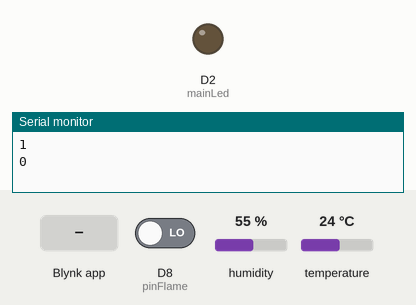
This sketch was run on a simulated ESP8266 (Wemos D1 mini). Parts: output pins drawn as LEDs (lit = HIGH), the last lines printed to the serial monitor. The test bench sets the inputs (shaded band); at power-on: D8 (pinFlame) LOW, humidity 55 %, temperature 24 °C. WiFi joins after 1.5 s; servers stay silent unless stated.

Above: at 3.2 s.
3.3 s: Blynk app writes 1 to V0
At 4.1 s:
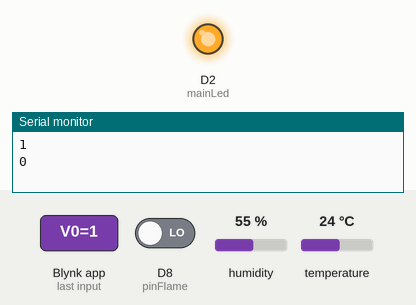
4.8 s: Blynk app writes 0 to V0
At 5.3 s:
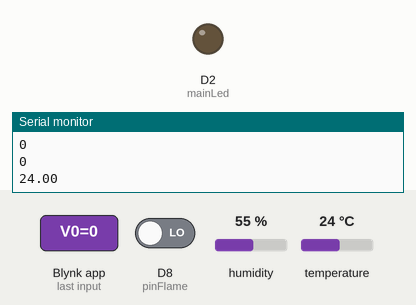
Timing chart, 0 to 7.8 s (numbered marks = the images above; inputs shaded):
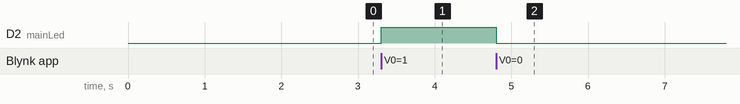

The sketch:

completeDhtFlameLedBlynkTwoWay.ino
```cpp
#define BLYNK_TEMPLATE_ID "TMPL3v5NANQqA"
#define BLYNK_TEMPLATE_NAME "PROJECT"
#define BLYNK_FIRMWARE_VERSION        "0.1.0"
#define BLYNK_PRINT Serial
#define APP_DEBUG

#include "BlynkEdgent.h"

#include <DHT.h>
#include <DHT_U.h>

#define TYPE DHT11
#define pinDht D6
DHT sensorDht(pinDht, TYPE);

#define mainLed D2
#define pinFlame D8

BlynkTimer timer;

double tmp, humid;
int flame = -1;
int dhtId, flameId;  //for timer Ids...

void setup()
{
  Serial.begin(115200);
  delay(100);

  pinMode(pinFlame, INPUT);
  pinMode(mainLed, OUTPUT);

  sensorDht.begin();
  Serial.println(sensorDht.read());
  delay(100);

  dhtId = timer.setInterval(5000L, readDht);
  flameId = timer.setInterval(2000L, readFlame);
  BlynkEdgent.begin();
}

void readDht()
{
  if(isnan(tmp) || isnan(humid))
  {
    Blynk.virtualWrite(V1, 0);
    Blynk.virtualWrite(V2, 0);
  }

  tmp = sensorDht.readTemperature();
  Serial.println(tmp);
  Blynk.virtualWrite(V1, tmp);
  delay(100);
  humid = sensorDht.readHumidity();
  Serial.println(humid);
  Blynk.virtualWrite(V2, humid);
  delay(100);
}

void readFlame()
{
  flame = digitalRead(pinFlame);
  Serial.println(flame);
  if(flame == 1)
  {
    Blynk.virtualWrite(V3, 0);       //flame sensor is working in revesre logic.
  }                                  //If flame it is giving output -> 0 else 1... reversed logic
  else
  {
    Blynk.virtualWrite(V3, 1);
  }

  delay(100);
}

BLYNK_CONNECTED()
{
  Blynk.syncAll();
}

BLYNK_WRITE(V0)
{
  int push = param.asInt();
  if(push == 1)
  {
    digitalWrite(mainLed, HIGH);
  }
  else
  {
    digitalWrite(mainLed, LOW);
  }
}

void loop()
{
  BlynkEdgent.run();
  timer.run();
}
```

Measured:
- after the input at 3.3 s, D2 (mainLed): LOW → HIGH at once
- after the input at 4.8 s, D2 (mainLed): HIGH → LOW at once
